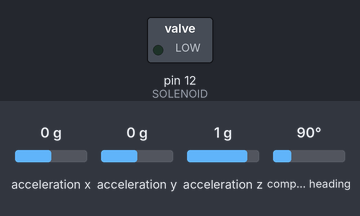
Bench run of a sketch on a simulated Arduino Uno, built with avr-gcc and run on an emulated ATmega328P. On the bench: switched loads named in the sketch (green lamp = pin HIGH). Inputs (shaded band) come from the test bench; at power-on: acceleration x 0 g, acceleration y 0 g, acceleration z 1 g, compass heading 90°. What the sketch prints to the serial monitor is not drawn.

Above: at 2.2 s.
2.3 s: acceleration x set to -1.4 g
Timing chart, 0 to 5.3 s (numbered marks = the images above; inputs shaded):
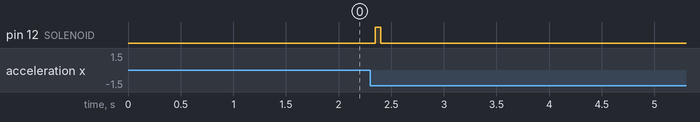

Measured:
- after the input at 2.3 s, pin 12 (SOLENOID): LOW → HIGH after 0.05 s, → LOW 0.05 s later

The sketch:

absolute_orientation_sensor.ino
```cpp
  /* March 24, 2020
   *  Chris Luginbuhl, Social Body Lab
   *  Using Adafruit absolute orientation sensor breakout board to ring a bell with a solenoid when the orientation changes.
   *  This is part of a work in progress. First prototype is an hourglass that rings the bell when turned over or some other signal arrives.
   */


    #include <Wire.h>
    #include <Adafruit_Sensor.h>
    #include <Adafruit_BNO055.h>
    #include <utility/imumaths.h>

    Adafruit_BNO055 bno = Adafruit_BNO055(55);

    float x, y, z = 0.0;
    unsigned long lastDing = 0;
    const int SOLENOID = 12;

    void setup(void)
    {
      pinMode(SOLENOID, OUTPUT);
      digitalWrite(SOLENOID, LOW);

      Serial.begin(9600);
      Serial.println("Orientation Sensor Test"); Serial.println("");

      /* Initialise the sensor */
      if(!bno.begin())
      {
        /* There was a problem detecting the BNO055 ... check your connections */
        Serial.print("Ooops, no BNO055 detected ... Check your wiring or I2C ADDR!");
        while(1);
      }

      delay(1000);

      bno.setExtCrystalUse(true);
    }

    void loop(void)
    {
      /* Get a new sensor event */
      sensors_event_t event;
      bno.getEvent(&event);
      if ((abs(x - event.orientation.x) + abs(y - event.orientation.y) + abs(z - event.orientation.z) > 5) && (millis() - lastDing > 1500))   {
        ding();
      }

      x = event.orientation.x;
      y = event.orientation.y;
      z = event.orientation.z;

      /* Display the floating point data */
      Serial.print("X: ");
      Serial.print(event.orientation.x, 4);
      Serial.print("\tY: ");
      Serial.print(event.orientation.y, 4);
      Serial.print("\tZ: ");
      Serial.print(event.orientation.z, 4);
      Serial.println("");
      delay(100);
    }

    void ding()
    {
        digitalWrite(SOLENOID, HIGH);
        digitalWrite(LED_BUILTIN, HIGH);
        delay(50);
        digitalWrite(SOLENOID, LOW);
        digitalWrite(LED_BUILTIN, LOW);
        Serial.println("Ding!");
        lastDing = millis();
    }
```
